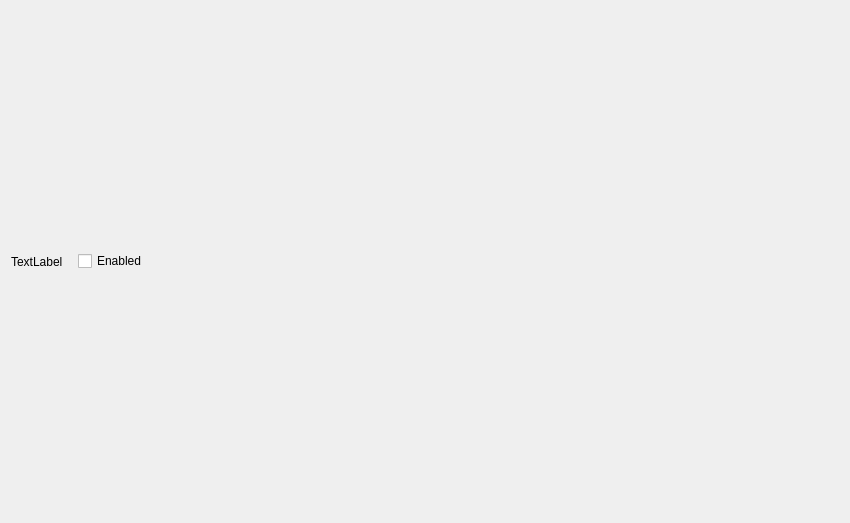
<?xml version="1.0" encoding="UTF-8"?>
<ui version="4.0">
 <class>Form</class>
 <widget class="QWidget" name="Form">
  <property name="geometry">
   <rect>
    <x>0</x>
    <y>0</y>
    <width>850</width>
    <height>523</height>
   </rect>
  </property>
  <property name="windowTitle">
   <string>Form</string>
  </property>
  <layout class="QHBoxLayout" name="horizontalLayout_2">
   <item>
    <widget class="QLabel" name="label">
     <property name="text">
      <string>TextLabel</string>
     </property>
    </widget>
   </item>
   <item>
    <widget class="QStackedWidget" name="stackedWidget">
     <property name="currentIndex">
      <number>1</number>
     </property>
     <widget class="QWidget" name="integerPage">
      <layout class="QHBoxLayout" name="horizontalLayout">
       <item>
        <widget class="QSlider" name="horizontalSlider">
         <property name="orientation">
          <enum>Qt::Horizontal</enum>
         </property>
        </widget>
       </item>
       <item>
        <widget class="QSpinBox" name="spinBox"/>
       </item>
      </layout>
     </widget>
     <widget class="QWidget" name="boolPage">
      <layout class="QGridLayout" name="gridLayout">
       <item row="0" column="0">
        <widget class="QCheckBox" name="checkBox">
         <property name="text">
          <string>Enabled</string>
         </property>
        </widget>
       </item>
      </layout>
     </widget>
     <widget class="QWidget" name="MenuPage">
      <layout class="QGridLayout" name="gridLayout_2">
       <item row="0" column="0">
        <widget class="QComboBox" name="comboBox"/>
       </item>
      </layout>
     </widget>
    </widget>
   </item>
  </layout>
 </widget>
 <resources/>
 <connections>
  <connection>
   <sender>horizontalSlider</sender>
   <signal>valueChanged(int)</signal>
   <receiver>spinBox</receiver>
   <slot>setValue(int)</slot>
   <hints>
    <hint type="sourcelabel">
     <x>427</x>
     <y>261</y>
    </hint>
    <hint type="destinationlabel">
     <x>801</x>
     <y>261</y>
    </hint>
   </hints>
  </connection>
  <connection>
   <sender>spinBox</sender>
   <signal>valueChanged(int)</signal>
   <receiver>horizontalSlider</receiver>
   <slot>setValue(int)</slot>
   <hints>
    <hint type="sourcelabel">
     <x>801</x>
     <y>261</y>
    </hint>
    <hint type="destinationlabel">
     <x>427</x>
     <y>261</y>
    </hint>
   </hints>
  </connection>
 </connections>
</ui>
